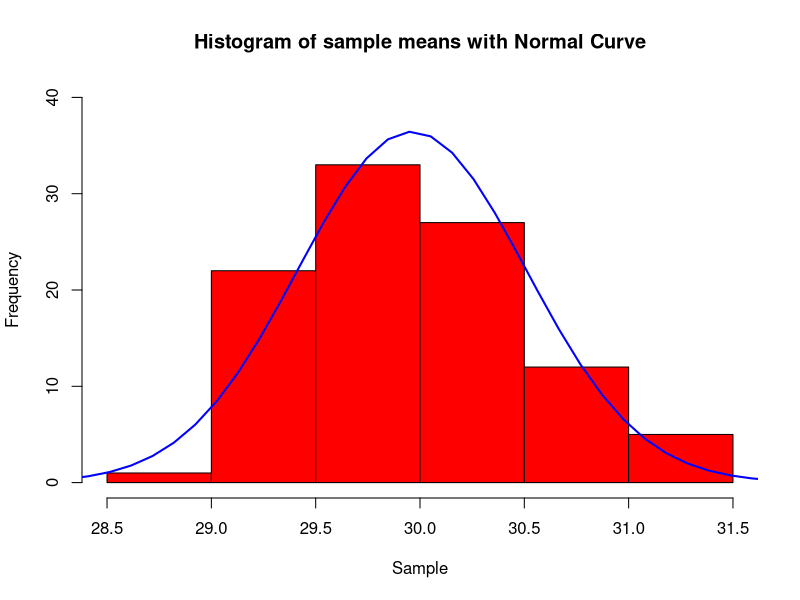
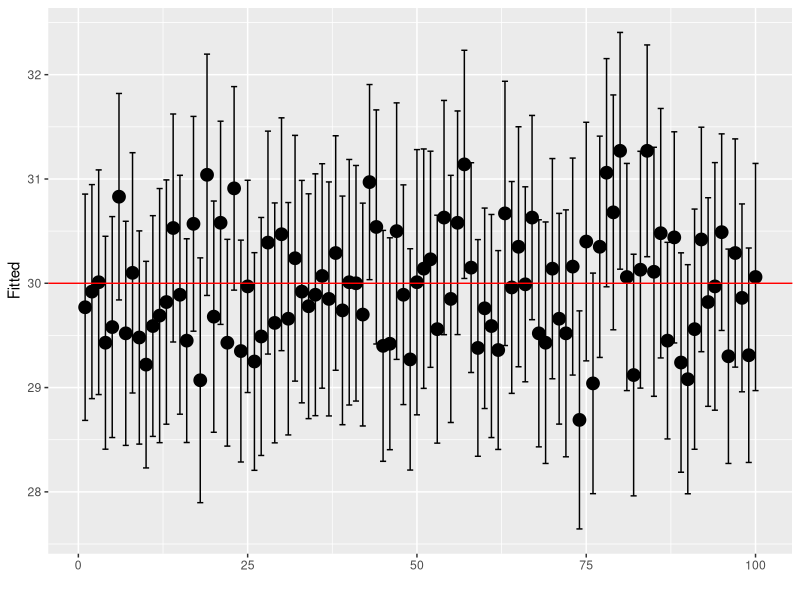

Recreate these plots in R, in order.
set.seed(2235521)
alpha=0.05
ns=100 #number of samples
n=100 #sample size of each sample
x=array(rpois(ns*n,30),dim=c(ns,n)) #sample from Poisson dist with mean 30
CIs=array(NA,dim=c(ns,3))
dimnames(CIs)=list(1:ns,c("Fitted","Lower","Upper"))

for(i in 1:ns){
  CIs[i,1]=mean(x[i,])
  CIs[i,2:3]=CIs[i,1]+c(-1,1)*qt(1-alpha/2,n-1)*sd(x[i,])/sqrt(n)
}

# CLT illustration
xtemp=CIs[,1]
h<-hist(xtemp, ylim=c(0,40),col="red", xlab="Sample",main="Histogram of sample means with Normal Curve") 
xfit<-seq(floor(min(xtemp)),ceiling(max(xtemp)),length=40) 
yfit<-dnorm(xfit,mean=mean(xtemp),sd=sd(xtemp)) 
yfit <- yfit*diff(h$mids[1:2])*length(xtemp) 
lines(xfit, yfit, col="blue", lwd=2)

# Confidence interval illustration
CIsdf=as.data.frame(CIs)
require(ggplot2)
ggplot(CIsdf, aes(x = 1:ns, y = Fitted)) +
  labs(x="") +
  geom_point(size = 4) +
  geom_errorbar(aes(ymax = Upper , ymin = Lower))+
  geom_hline(yintercept=30,color="red")

#number of CI's (out of 50) that do not include mean=30
ns-sum(CIs[,2]<30 & CIs[,3]>30)
